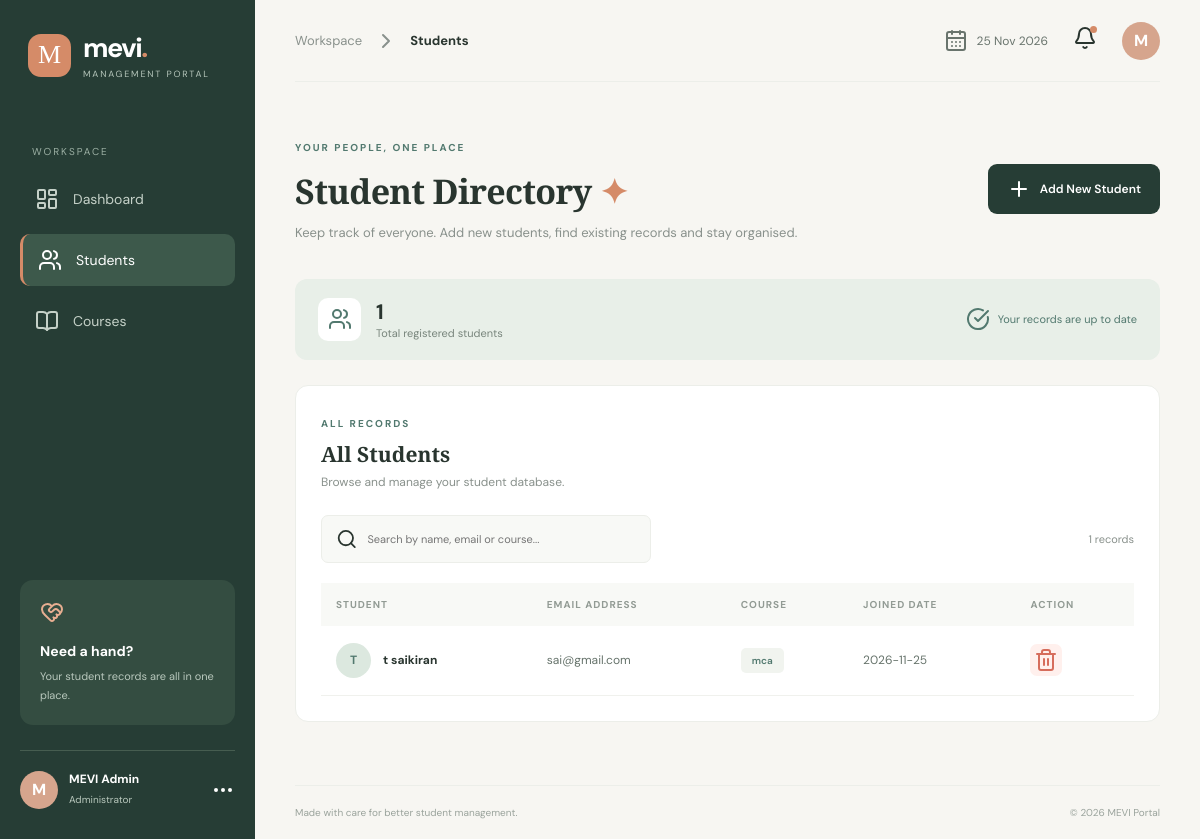
Before: /students with the older database file.
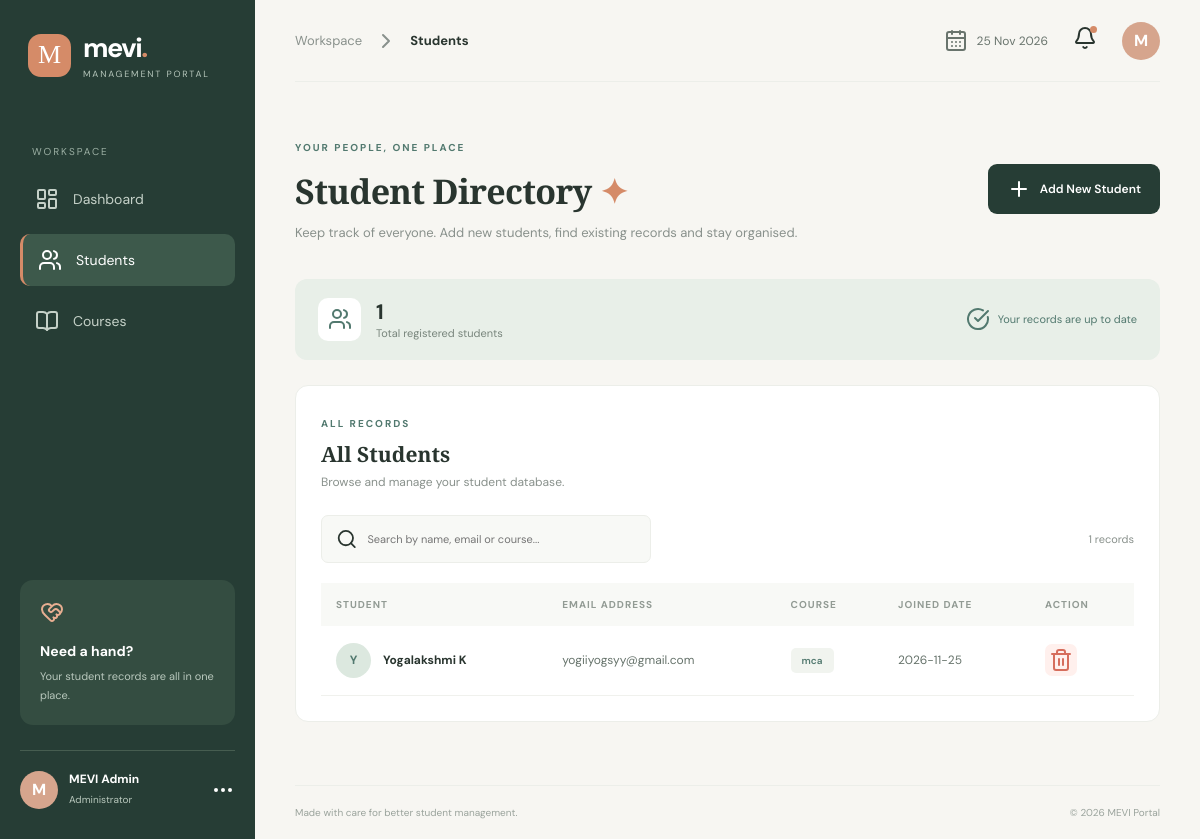
After: the same page with the newer database file.
### tables this page shows
CREATE TABLE students (
                id INTEGER PRIMARY KEY AUTOINCREMENT,
                name TEXT NOT NULL,
                email TEXT NOT NULL UNIQUE,
                course TEXT NOT NULL,
                created_at TIMESTAMP DEFAULT CURRENT_TIMESTAMP
            );

### app.py (the view)
@app.route("/students")
def students():
    db = get_db()
    all_students = db.execute(
        "SELECT * FROM students ORDER BY id DESC"
    ).fetchall()
    return render_template(
        "students.html",
        students=all_students
    )

### app.py (called while the page is built)
def get_db():
    if "db" not in g:
        g.db = sqlite3.connect(DATABASE)
        g.db.row_factory = sqlite3.Row
    return g.db

### templates/students.html (shortened to what this page needs)
{% extends "base.html" %}
{% block breadcrumb %}Students{% endblock %}
{% block content %}
<section class="welcome-section">
    <div>
        <span class="eyebrow">YOUR PEOPLE, ONE PLACE</span>
        <h1>Student Directory <span>✦</span></h1>
        <p>
            Keep track of everyone. Add new students,
            find existing records and stay organised.
        </p>
    </div>
    <button class="primary-btn" onclick="openStudentForm()">
        <i data-lucide="plus"></i>
        Add New Student
    </button>
</section>
<div class="directory-summary">
    <div class="summary-item">
        <div class="summary-icon">
            <i data-lucide="users"></i>
        </div>
        <div>
            <h3>{{ students|length }}</h3>
            <p>Total registered students</p>
        </div>
    </div>
    <div class="summary-note">
        <i data-lucide="check-circle"></i>
        Your records are up to date
    </div>
</div>
<section class="content-card">
    <div class="section-heading">
        <div>
            <span class="eyebrow">ALL RECORDS</span>
            <h2>All Students</h2>
            <p>Browse and manage your student database.</p>
        </div>
    </div>
    <div class="table-toolbar">
        <div class="search-box">
            <i data-lucide="search"></i>
            <input type="text"
                   id="studentSearch"
                   placeholder="Search by name, email or course...">
        </div>
        <span class="record-count">
            {{ students|length }} records
        </span>
    </div>
    <div class="table-wrapper">
        <table id="studentTable">
            <thead>
                <tr>
                    <th>STUDENT</th>
                    <th>EMAIL ADDRESS</th>
                    <th>COURSE</th>
                    <th>JOINED DATE</th>
                    <th>ACTION</th>
                </tr>
            </thead>
            <tbody>
                {% for student in students %}
                <tr>
                    <td>
                        <div class="student-cell">
                            <div class="student-avatar">
                                {{ student['name'][0]|upper }}
                            </div>
                            <strong>{{ student['name'] }}</strong>
                        </div>
                    </td>
                    <td>{{ student['email'] }}</td>
                    <td>
                        <span class="course-badge">
                            {{ student['course'] }}
                        </span>
                    </td>
                    <td>
                        {{ student['created_at'][:10] }}
                    </td>
                    <td>
<form action="{{ url_for('delete_student', student_id=student['id']) }}"
      method="POST"
      onsubmit="return confirm('Are you sure you want to delete this student?')">
                            <button type="submit" class="delete-btn">
                                <i data-lucide="trash-2"></i>
                            </button>
                        </form>
                    </td>
                </tr>
                {% endfor %}
            </tbody>
        </table>
    </div>
</section>
{% endblock %}

Changed rows visible on the page:
removed students: name "T", name "t saikiran", email "sai@gmail.com", course "mca", created_at "2026-11-25"
added students: name "Y", name "Yogalakshmi K", email "yogiiyogsyy@gmail.com", course "mca", created_at "2026-11-25"
